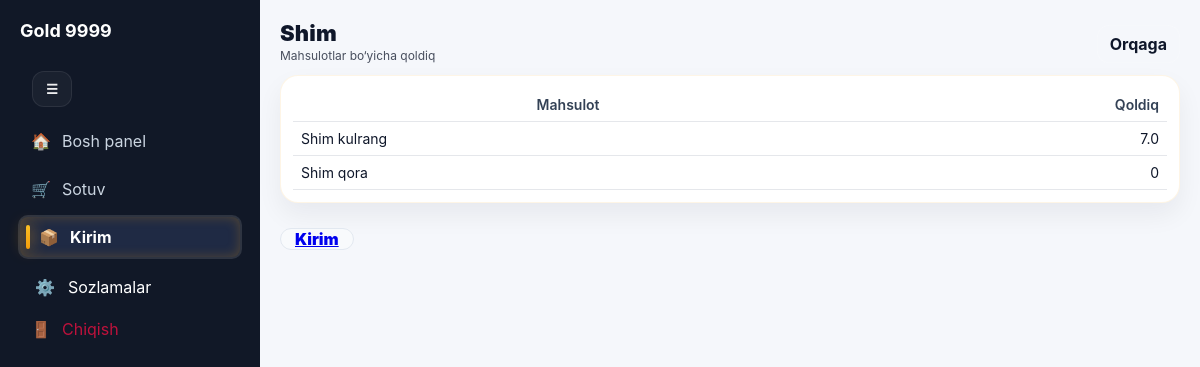
The app's page /kpi/1 (signed in) with its own data.
### tables this page shows
CREATE TABLE categories(
      id INTEGER PRIMARY KEY AUTOINCREMENT,
      name TEXT UNIQUE NOT NULL,
      sort_order INTEGER NOT NULL DEFAULT 100,
      is_active INTEGER NOT NULL DEFAULT 1,
      created_at TEXT NOT NULL DEFAULT CURRENT_TIMESTAMP
    );

CREATE TABLE products(
      id INTEGER PRIMARY KEY AUTOINCREMENT,
      name TEXT UNIQUE NOT NULL,
      category_id INTEGER NOT NULL,
      sell_price_default_uzs REAL NOT NULL DEFAULT 0,
      is_active INTEGER NOT NULL DEFAULT 1,
      created_at TEXT NOT NULL DEFAULT CURRENT_TIMESTAMP, stock_qty REAL DEFAULT 0,
      FOREIGN KEY(category_id) REFERENCES categories(id) ON DELETE RESTRICT
    );

### app.py (the view)
@app.route("/kpi/<int:category_id>")
@login_required
@admin_required
def kpi_category(category_id: int):
    init_db()
    cat = q1("SELECT * FROM categories WHERE id=? AND is_active=1", (category_id,))
    if not cat:
        flash("Kategoriya topilmadi", "danger")
        return redirect(url_for("kpi"))
    prod_rows = q("""
        SELECT
          p.id AS product_id,
          p.name AS product_name,
          COALESCE(SUM(CASE WHEN m.move_type='IN' THEN m.qty ELSE 0 END),0) -
          COALESCE(SUM(CASE WHEN m.move_type='OUT' THEN m.qty ELSE 0 END),0) AS stock_qty
        FROM products p
        LEFT JOIN inventory_moves m ON m.product_id=p.id
        WHERE p.category_id=? AND p.is_active=1
        GROUP BY p.id
        ORDER BY p.name
    """, (category_id,))
    return render_template("kpi_detail.html", cat=cat, prod_rows=prod_rows, app_name=APP_NAME)

### app.py (called while the page is built)
def get_db() -> sqlite3.Connection:
    if "db" not in g:
        conn = sqlite3.connect(DB_PATH)
        conn.execute("PRAGMA foreign_keys = ON;")
        conn.execute("PRAGMA journal_mode = WAL;")
        conn.execute("PRAGMA synchronous = NORMAL;")
        conn.execute("PRAGMA temp_store = MEMORY;")
        conn.execute("PRAGMA cache_size = -20000;")
        conn.row_factory = sqlite3.Row
        conn.execute("PRAGMA foreign_keys = ON;")
        g.db = conn
    return g.db

def q1(sql: str, params: tuple = ()) -> Optional[sqlite3.Row]:
    cur = get_db().execute(sql, params)
    row = cur.fetchone()
    cur.close()
    return row

def q(sql: str, params: tuple = ()) -> list[sqlite3.Row]:
    cur = get_db().execute(sql, params)
    rows = cur.fetchall()
    cur.close()
    return rows

def login_required(fn):
    @wraps(fn)
    def wrapper(*args, **kwargs):
        if not session.get("user_id"):
            return redirect(url_for("login"))
        return fn(*args, **kwargs)
    return wrapper

def admin_required(fn):
    @wraps(fn)
    def wrapper(*args, **kwargs):
        if session.get("role") != "admin":
            flash("Bu bo‘lim faqat admin uchun", "danger")
            return redirect(url_for("home"))
        return fn(*args, **kwargs)
    return wrapper

### templates/kpi_detail.html
{% extends "base.html" %}
{% block content %}
<div class="page">
  <div class="kpi-top">
    <div>
      <div class="kpi-h1">{{ cat.name }}</div>
      <div class="kpi-h2">Mahsulotlar bo‘yicha qoldiq</div>
    </div>
    <a class="kpi-mini-btn" href="{{ url_for('kpi') }}">Orqaga</a>
  </div>
  <div class="card kpi-card-box">
    <div class="table-wrap">
      <table class="table kpi-table">
        <thead>
          <tr>
            <th>Mahsulot</th>
            <th class="tr">Qoldiq</th>
          </tr>
        </thead>
        <tbody>
          {% for r in prod_rows %}
          <tr>
            <td>{{ r.product_name }}</td>
            <td class="tr">{{ (r.stock_qty or 0) | round(2) }}</td>
          </tr>
          {% endfor %}
        </tbody>
      </table>
    </div>
  </div>
  <div style="height:12px"></div>
  <a class="btn" href="{{ url_for('kirim') }}">Kirim</a>
</div>
{% endblock %}

### static/style.css (style rules this page uses)
body { margin:0; font-family:-apple-system,BlinkMacSystemFont,"Segoe UI",Roboto; background:#f2f4f8; }
.card { background:white; padding:16px; border-radius:12px; box-shadow:0 4px 12px rgba(0,0,0,0.05); margin-bottom:16px; }
table { width: 100%; border-collapse: collapse; }
th, td { padding: 10px 8px; border-bottom: 1px solid #e5e7eb; vertical-align: middle; }
th { color: #334155; font-weight: 600; font-size: 13px; }
td { color: #0f172a; font-size: 14px; }
button, .btn { height: 34px; padding: 0 12px; border: 0; border-radius: 10px; cursor: pointer; font-weight: 600; }
.table-wrap { overflow-x:auto; -webkit-overflow-scrolling:touch; }
.table-wrap table { min-width: 520px; }
:root { --bg0:#0b1220; --bg1:#0f172a; --card:rgba(255,255,255,.07); --card2:rgba(255,255,255,.10); --text:#e5e7eb; --muted:#94a3b8; --line:rgba(255,255,255,.14); --accent:#60a5fa; --accent2:#34d399; }
.app-body { background:#f5f7fb; color:#0f172a; }
.card { background:#fff; border:1px solid #e5e7eb; border-radius: 18px; padding: 14px; box-shadow: 0 12px 26px rgba(15,23,42,.06); margin-bottom: 14px; }
.btn { height:42px; padding:0 14px; border-radius: 14px; border:1px solid #e2e8f0; background:#f8fafc; font-weight: 900; }
.table-wrap { overflow-x: auto; width: 100%; }
.table { width: 100%; min-width: 480px; border-collapse: collapse; }
.table th, .table td { padding: 8px; font-size: 14px; }
.kpi-top { display:flex;align-items:flex-end;justify-content:space-between;gap:12px;margin-bottom:12px }
.kpi-h1 { font-size:22px;font-weight:900;letter-spacing:.2px }
.kpi-h2 { font-size:12px;opacity:.75;margin-top:2px }
.kpi-mini-btn { display:inline-flex;align-items:center;justify-content:center;height:36px;padding:0 12px;border-radius:12px;text-decoration:none;border:1px solid rgba(255,255,255,.12);background:rgba(255,255,255,.06);color:inherit;font-weight:700 }
.kpi-card-box { padding:12px }
.tr { text-align:right }
.kpi-table { min-width:520px }
@media (min-width: 900px) { body { padding-bottom: 0 !important; } }
.content .card, .content .kpi-card, .content .stat-card, .content .tile, .content .panel, .content .box { transition: transform .18s ease, box-shadow .18s ease, border-color .18s ease; }
.content .card, .content .kpi-card, .content .stat-card { border: 1px solid rgba(245,158,11,0.10); }

### records on screen
categories: name "Shim"
products: product_name "Shim kulrang", stock_qty "7.0"
products: product_name "Shim qora", stock_qty "0"
